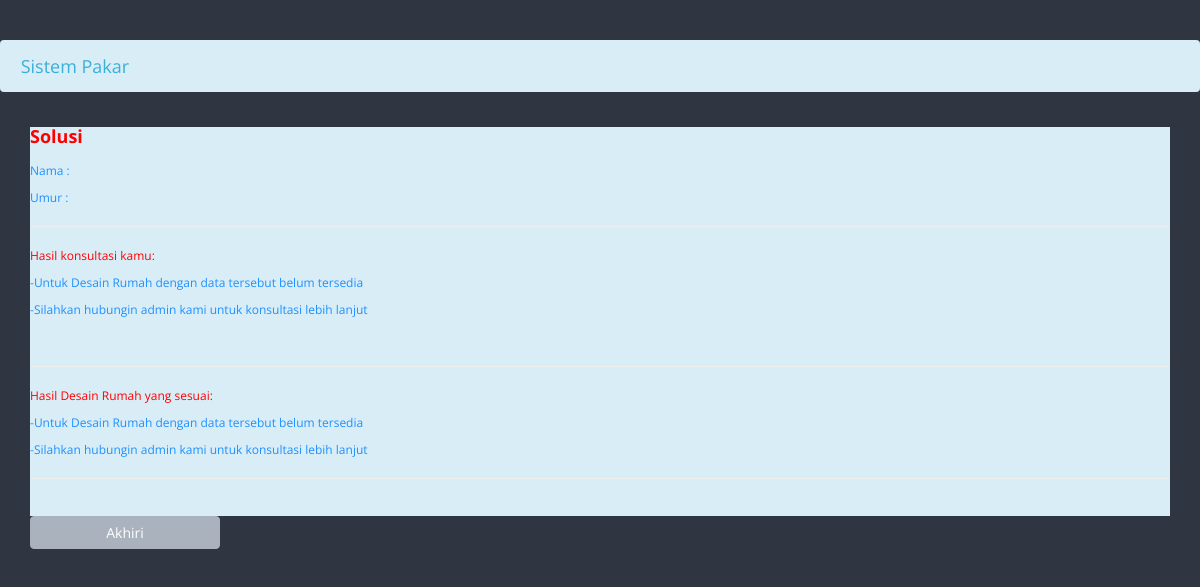
/solusi.php?kode=S0, run on the app's committed database.
### tables this page shows
CREATE TABLE `kesimpulan` (
  `kode_kesimpulan` int(11) NOT NULL,
  `solusi` varchar(50) NOT NULL,
  `fakta` varchar(100) NOT NULL,
  `oleh` varchar(100) NOT NULL,
  `status` varchar(100) NOT NULL
);

### fungsi.php (the view, shortened to what this page needs)
<?php
function kesimpulan($rumah){
    include 'koneksi.php';
    $sql = "SELECT * from kesimpulan WHERE solusi='$rumah' AND status='setuju'";
    $data = mysqli_query($connect,$sql);
    while ($row = mysqli_fetch_assoc($data)) {
        echo '<p>-'.$row['fakta'].'</p>';
    }
}
function solusi($kode){
    if ($kode=='S0') {
        $rumah = "Solusi 0";
        kesimpulan($rumah);
        $rumah = "Solusi 0-0";
        kesimpulan($rumah);
    }
}
function hasil($kode){
    if ($kode=='S0') {
        $rumah = "Solusi 0";
        kesimpulan($rumah);
        $rumah = "Solusi 0-0";
        kesimpulan($rumah);
    }
}
?>

### solusi.php (style rules this page uses)
body { padding-top: 40px; padding-bottom: 40px; background-color: #303641; color: #1E90FF; }

### data on the page
kesimpulan: fakta "Untuk Desain Rumah dengan data tersebut belum tersedia"
kesimpulan: fakta "Silahkan hubungin admin kami untuk konsultasi lebih lanjut"
